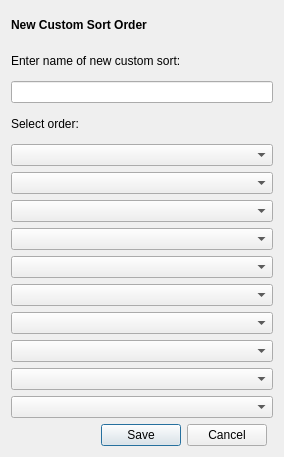
<?xml version="1.0" encoding="UTF-8"?>
<ui version="4.0">
 <class>CustomSort</class>
 <widget class="QDialog" name="CustomSort">
  <property name="geometry">
   <rect>
    <x>0</x>
    <y>0</y>
    <width>284</width>
    <height>457</height>
   </rect>
  </property>
  <property name="sizePolicy">
   <sizepolicy hsizetype="Preferred" vsizetype="Expanding">
    <horstretch>0</horstretch>
    <verstretch>0</verstretch>
   </sizepolicy>
  </property>
  <property name="windowTitle">
   <string>Create New Sort Order</string>
  </property>
  <property name="windowIcon">
   <iconset resource="../images.qrc">
    <normaloff>:/icon32.ico</normaloff>:/icon32.ico</iconset>
  </property>
  <layout class="QGridLayout" name="gridLayout">
   <item row="5" column="0" colspan="3">
    <widget class="QComboBox" name="field_1"/>
   </item>
   <item row="11" column="0" colspan="3">
    <widget class="QComboBox" name="field_7"/>
   </item>
   <item row="0" column="0" colspan="3">
    <widget class="QLabel" name="sort_label">
     <property name="styleSheet">
      <string notr="true"/>
     </property>
     <property name="text">
      <string>&lt;html&gt;&lt;head/&gt;&lt;body&gt;&lt;p&gt;&lt;span style=&quot; font-weight:600;&quot;&gt;New Custom Sort Order&lt;/span&gt;&lt;/p&gt;&lt;/body&gt;&lt;/html&gt;</string>
     </property>
    </widget>
   </item>
   <item row="7" column="0" colspan="3">
    <widget class="QComboBox" name="field_3"/>
   </item>
   <item row="8" column="0" colspan="3">
    <widget class="QComboBox" name="field_4"/>
   </item>
   <item row="4" column="0" colspan="3">
    <widget class="QComboBox" name="field_0">
     <item>
      <property name="text">
       <string/>
      </property>
     </item>
    </widget>
   </item>
   <item row="3" column="0" colspan="3">
    <widget class="QLabel" name="label_2">
     <property name="text">
      <string>Select order:</string>
     </property>
    </widget>
   </item>
   <item row="1" column="0" colspan="3">
    <widget class="QLabel" name="label">
     <property name="text">
      <string>Enter name of new custom sort:</string>
     </property>
    </widget>
   </item>
   <item row="9" column="0" colspan="3">
    <widget class="QComboBox" name="field_5"/>
   </item>
   <item row="10" column="0" colspan="3">
    <widget class="QComboBox" name="field_6"/>
   </item>
   <item row="6" column="0" colspan="3">
    <widget class="QComboBox" name="field_2"/>
   </item>
   <item row="2" column="0" colspan="3">
    <widget class="QLineEdit" name="sort_name"/>
   </item>
   <item row="12" column="0" colspan="3">
    <widget class="QComboBox" name="field_8"/>
   </item>
   <item row="14" column="1">
    <widget class="QDialogButtonBox" name="buttonBox">
     <property name="standardButtons">
      <set>QDialogButtonBox::Cancel|QDialogButtonBox::Save</set>
     </property>
    </widget>
   </item>
   <item row="13" column="0" colspan="3">
    <widget class="QComboBox" name="comboBox"/>
   </item>
  </layout>
 </widget>
 <resources>
  <include location="../images.qrc"/>
 </resources>
 <connections/>
</ui>
